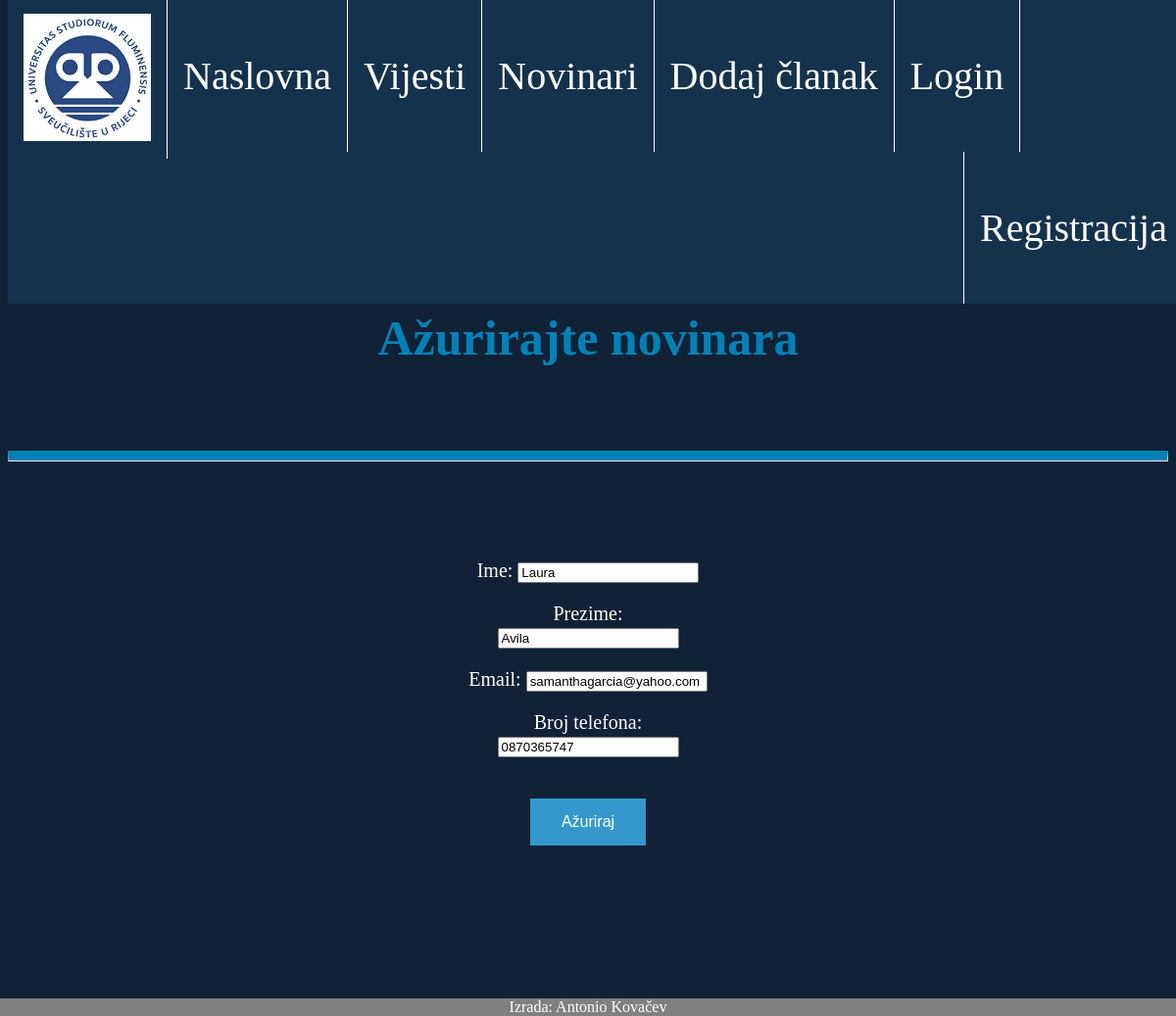
Screenshot of /azuriraj_autora/14 with the database file from the repository.
### main/models.py (models this page shows, shortened)
class Author(models.Model):
	name = models.CharField("Ime", max_length=64)
	surname = models.CharField("Prezime", max_length=64)
	email = models.EmailField("Email", blank=True, null=True)
	phone_number = models.CharField("Broj telefona", max_length = 10, blank = True, null = True)

### main/views.py (the view)
# urls.py: path('azuriraj_autora/<author_id>', views.azuriraj_autor, name="update-author")
def azuriraj_autor(request, author_id):
    author = Author.objects.get(pk=author_id)
    form = AuthorForm(request.POST or None, instance=author)
    if form.is_valid():
        form.save()
        return redirect('authors')
    return render(request, 'update_author.html',
        {'author': author,
        'form':form})

### main/forms.py
class AuthorForm(ModelForm):
    class Meta:
        model = Author
        """fiels = ('name', 'surname', 'email', 'phone_number')
        labels = {
            'name': '',
            'surname': '',
            'email': '',
            'phone_number': '',
        }"""
        fields = ('__all__')

### main/templates/main/update_author.html (shortened to what this page needs)
{%extends "index.html"%}
{% block content %}
    <h2><strong>Ažurirajte novinara</strong></h2><br><br><hr><br><br><br><br>
    <div align="center">
    <form action="" method=POST>
    {{ form.as_p}}
    <br>
    <input type="submit" value="Ažuriraj" class="button">
    </form>
</div>
<br><br><br><br><br><br><br><br><br>
{% endblock %}

### main/static/style.css (style rules this page uses)
body { background-color: white; }
h2 { color: #0082B8; text-align: center; font-family: "Times new roman"; font-size: 50px; }
p { font-family: verdana; font-size: 20px; color: white; }
hr { border-top: 10px solid #0082B8; }
form { margin: 0 auto; width: 250px; text-align: center; }
.button { border: none; color: white; padding: 15px 32px; text-align: center; text-decoration: none; display: inline-block; font-size: 16px; margin: 4px 2px; cursor: pointer; background-color: #3399CC; }

### rows the page displays
Author: name "Laura", surname "Avila", email "samanthagarcia@yahoo.com", phone_number "0870365747"
